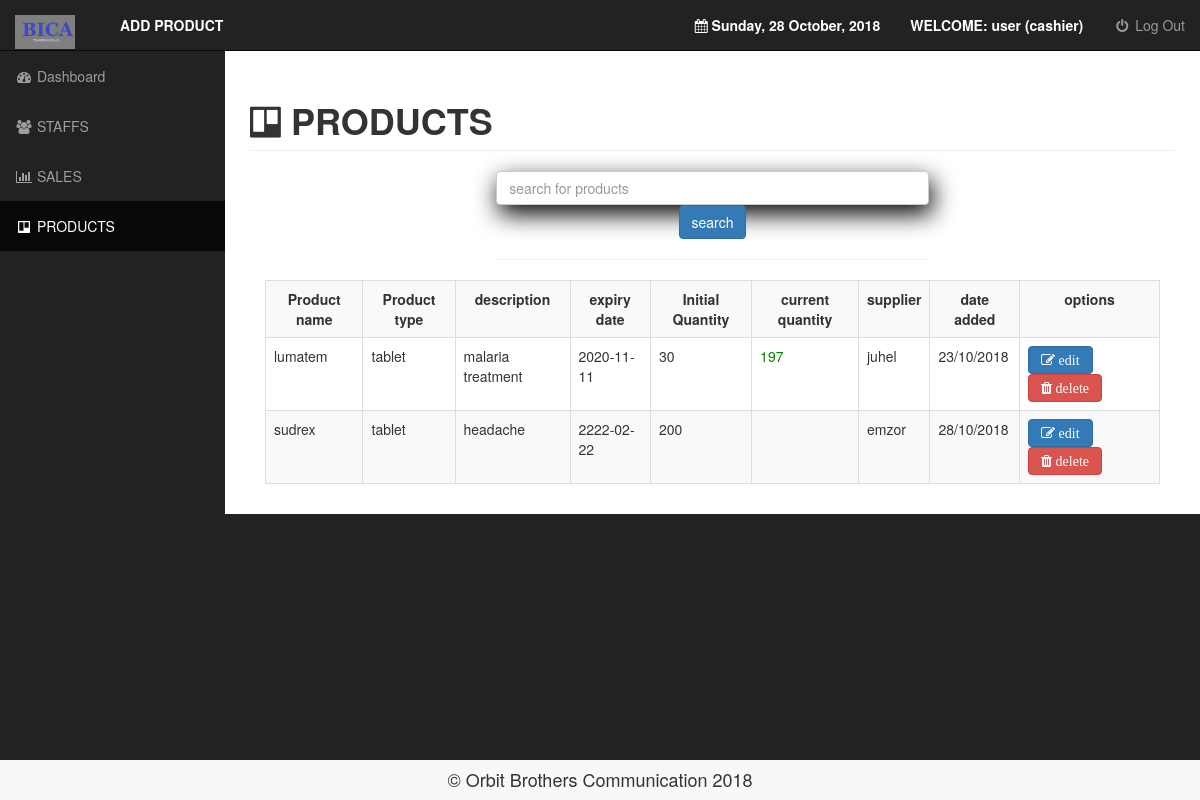
Page /panel/admin/products.php (signed in) on the committed database.
### tables this page shows
CREATE TABLE IF NOT EXISTS `users` (
  `id` int(11) NOT NULL AUTO_INCREMENT,
  `fullname` varchar(40) DEFAULT NULL,
  `username` varchar(20) DEFAULT NULL,
  `password` varchar(20) DEFAULT NULL,
  `state` varchar(20) DEFAULT NULL,
  `town` varchar(20) DEFAULT NULL,
  `village` varchar(20) DEFAULT NULL,
  `house_address` varchar(100) DEFAULT NULL,
  `date_of_birth` varchar(10) DEFAULT NULL,
  `phone` varchar(20) DEFAULT NULL,
  `position` varchar(20) DEFAULT NULL,
  `date_added` varchar(10) DEFAULT NULL,
  PRIMARY KEY (`id`)
);

CREATE TABLE IF NOT EXISTS `products` (
  `id` int(11) NOT NULL AUTO_INCREMENT,
  `product_name` varchar(20) DEFAULT NULL,
  `product_type` varchar(20) DEFAULT NULL,
  `product_description` varchar(40) DEFAULT NULL,
  `product_expiry_date` date DEFAULT NULL,
  `product_quantity` int(11) DEFAULT NULL,
  `current_quantity` int(11) DEFAULT NULL,
  `product_supplier` varchar(40) DEFAULT NULL,
  `cost_price` int(11) DEFAULT NULL,
  `selling_price` int(11) DEFAULT NULL,
  `date_added` varchar(10) DEFAULT NULL,
  PRIMARY KEY (`id`)
);

### panel/admin/view_products.php (the view)
<?php
include '../../links/db.php';
$view_products=mysqli_query($con, "SELECT * FROM products");
    echo "<div class='table-responsive'>";
    echo "<table class='table table-striped table-bordered table-hover'>";
    echo "<th class='text-center'>Product name</th>";
    echo "<th class='text-center'>Product type</th>";
    echo "<th class='text-center'>description</th>";
    echo "<th class='text-center'>expiry date</th>";
    echo "<th class='text-center'>Initial Quantity</th>";
    echo "<th class='text-center'>current quantity</th>";
    echo "<th class='text-center'>supplier</th>";
    echo "<th class='text-center'>date added</th>";
    echo "<th class='text-center'>options</th>";
while($row=mysqli_fetch_assoc($view_products)){
    $id=mysqli_real_escape_string($con, $row['id']);
    $pn=mysqli_real_escape_string($con, $row['product_name']);
    $pt=mysqli_real_escape_string($con, $row['product_type']);
    $pd=mysqli_real_escape_string($con, $row['product_description']);
    $ped=mysqli_real_escape_string($con, $row['product_expiry_date']);
    $pq=mysqli_real_escape_string($con, $row['product_quantity']);
    $pc_q=mysqli_real_escape_string($con, $row['current_quantity']);
    $ps=mysqli_real_escape_string($con, $row['product_supplier']);
    $da=mysqli_real_escape_string($con, $row['date_added']);
    echo "<tr>";
    echo "<td>".$pn."</td>";
    echo "<td>".$pt."</td>";
    echo "<td>".$pd."</td>";
    echo "<td>".$ped."</td>";
    echo "<td>".$pq."</td>";
    if($pc_q < 10){
        echo "<td style='color:red;'>".$pc_q."</td>";
    }elseif($pc_q > 10){
        echo "<td style='color:green;'>".$pc_q."</td>";
    }else{
        echo "<td style='color:red;'>out of stock</td>";
    }
    echo "<td>".$ps."</td>";
    echo "<td>".$da."</td>";
    echo "<td><a href='#edit' onclick='passId($id)' data-toggle='modal'><i class='fa fa-edit btn btn-primary'> edit</i></a>&nbsp   <a href='products.php?delete_product_id=$id'><i class='fa fa-trash btn btn-danger' style='color:white'> delete</i></a></td>";
    echo "</tr>";
}
    echo "</table>";
    echo "</div>";
?>

### panel/admin/products.php (shortened to what this page needs)
<?php
include '../../links/db.php';
$user=$_SESSION['username'];
?>
<!DOCTYPE html>
<html lang="en">
<head>
    <link href="../../assets/css/bootstrap.min.css" rel="stylesheet">
    <link href="../../assets/css/sb-admin.css" rel="stylesheet">
    <link href="../../assets/css/plugins/morris.css" rel="stylesheet">
    <link href="../../assets/font-awesome/css/font-awesome.min.css" rel="stylesheet" type="text/css">
</head>
<body>
    <div id="wrapper">
        <nav class="navbar navbar-inverse navbar-fixed-top" role="navigation">
            <div class="navbar-header">
                <a class="navbar-brand" href="index.php"><img src="../../assets/img/logo.png" alt="BICA" width="60"></a>
            </div>
            <ul class="nav navbar-left top-nav">
              <li><a href="#" data-toggle="modal" data-target="#add_product" style="color:white;"><b>ADD PRODUCT</b></a></li>
            </ul>
            <ul class="nav navbar-right top-nav">
                <li><a style="color:white;"><b><?php echo "<i class='fa fa-calendar'></i> ". date('l, d F, Y'); ?></b></a></li>
                <li><a style="color:white;"><b>WELCOME: <?php echo $user." ";
                $pos=mysqli_query($con, "SELECT position FROM users WHERE username='$user' ");
                $row=mysqli_fetch_assoc($pos);
                $posi=mysqli_real_escape_string($con, $row['position']);
                echo "(".$posi.")"; ?></b></a></li>
                <li><a href="logout.php"><i class="fa fa-fw fa-power-off"></i> Log Out</a></li>
            </ul>
            <div class="collapse navbar-collapse navbar-ex1-collapse">
                <ul class="nav navbar-nav side-nav">
                    <li>
                        <a href="index.php"><i class="fa fa-fw fa-dashboard"></i> Dashboard</a>
                    </li>
                    <li>
                        <a href="users.php"><i class="fa fa-fw fa-group"></i> STAFFS</a>
                    </li>
                    <li>
                        <a href="sales.php"><i class="fa fa-fw fa-bar-chart"></i> SALES</a>
                    </li>
                    <li class="active">
                        <a href="products.php"><i class="fa fa-fw fa-trello"></i> PRODUCTS</a>
                    </li>
                </ul>
            </div>
        </nav>
        <div id="page-wrapper">
            <div class="container-fluid">
                <div class="row">
                    <div class="col-lg-12">
                        <h1 class="page-header">
                        <i class="fa fa-trello fa-fx5"></i><b> PRODUCTS</b>
                        </h1>
                    </div>
                </div>
                <div class="col-md-6 col-md-offset-3 text-center">
                    <form action="<?php echo htmlspecialchars($_SERVER['PHP_SELF']); ?>" method="get" class="">
                    <input type="search" name="search_products" id="" class="form-control" placeholder="search for products" style="box-shadow:3px 9px 25px black;">
                    <input type="submit" value="search" name="search" class="btn btn-primary"> <hr>
                    </form>
                </div>
                <div class="col-md-12">
                    <?php include 'search_products.php'; ?>
                </div>
            </div>
        </div>
    </div>
    <footer class="navbar-default navbar-fixed-bottom text-center"><h4><?php echo "&copy Orbit Brothers Communication ". date('Y'); ?></h4></footer>
</body>
</html>

### panel/admin/search_products.php
<?php
include '../../links/db.php';
if(isset($_GET['search'])){
    if(!empty($_GET['search_products'])){
        $sp=mysqli_real_escape_string($con, $_GET['search_products']);
        $s_p=mysqli_query($con, "SELECT * FROM products WHERE  product_name like '%$sp%' or product_type like '%$sp%'
        or product_description like '%$sp%'  ");
            echo "<div class='table-responsive'>";
            echo "<table class='table table-striped table-bordered table-hover'>";
            echo "<th class='text-center'>Product name</th>";
            echo "<th class='text-center'>Product type</th>";
            echo "<th class='text-center'>description</th>";
            echo "<th class='text-center'>expiry date</th>";
            echo "<th class='text-center'>Initial Quantity</th>";
            echo "<th class='text-center'>current quantity</th>";
            echo "<th class='text-center'>supplier</th>";
            echo "<th class='text-center'>date added</th>";
            echo "<th class='text-center'>options</th>";
        while($row=mysqli_fetch_assoc($s_p)){
            $id=mysqli_real_escape_string($con, $row['id']);
            $pn=mysqli_real_escape_string($con, $row['product_name']);
            $pt=mysqli_real_escape_string($con, $row['product_type']);
            $pd=mysqli_real_escape_string($con, $row['product_description']);
            $ped=mysqli_real_escape_string($con, $row['product_expiry_date']);
            $pq=mysqli_real_escape_string($con, $row['product_quantity']);
            $ps=mysqli_real_escape_string($con, $row['product_supplier']);
            $da=mysqli_real_escape_string($con, $row['date_added']);
            $rq=mysqli_real_escape_string($con, $row['current_quantity']);
            echo "<tr>";
            echo "<td>".$pn."</td>";
            echo "<td>".$pt."</td>";
            echo "<td>".$pd."</td>";
            echo "<td>".$ped."</td>";
            echo "<td>".$pq."</td>";
            if($rq > 9){
                echo "<td style='color:green;'>".$rq."</td>";
            }elseif($rq < 10){
                echo "<td style='color:red;'>".$rq."</td>";
            }
            echo "<td>".$ps."</td>";
            echo "<td>".$da."</td>";
            echo "<td><a href='#edit' onclick='passId($id)' data-toggle='modal'><i class='fa fa-edit fa-fw'></i></a>  &nbsp   <a href='products.php?delete_product_id=$id'><i class='fa fa-trash' style='color:red'></i></a></td>";
            echo "</tr>";
        }
            echo "</table>";
            echo "</div>";
    }else{
        include 'view_products.php';
    }
}else{
    include 'view_products.php';
}
?>

### assets/css/sb-admin.css (style rules this page uses)
body { margin-top: 100px; background-color: #222; }
@media (min-width:768px) { body { margin-top: 50px; } }
#wrapper { padding-left: 0; }
#page-wrapper { width: 100%; padding: 0; background-color: #fff; }
@media (min-width:768px) { #wrapper { padding-left: 225px; } }
@media (min-width:768px) { #page-wrapper { padding: 10px; } }
.top-nav { padding: 0 15px; }
.top-nav>li { display: inline-block; float: left; }
.top-nav>li>a { padding-top: 15px; padding-bottom: 15px; line-height: 20px; color: #999; }
@media (min-width:768px) { .side-nav { position: fixed; top: 51px; left: 225px; width: 225px; margin-left: -225px; border: none; border-radius: 0; overflow-y: auto; background-color: #222; bottom: 0; overflow-x: hidden; padding-bottom: 40px; } }
@media (min-width:768px) { .side-nav>li>a { width: 225px; } }

### rows in the picture
users: position "cashier"
products: product_name "lumatem", product_type "tablet", product_description "malaria treatment", product_expiry_date "2020-11-11", product_quantity "30", current_quantity "197", product_supplier "juhel", date_added "23/10/2018"
products: product_name "sudrex", product_type "tablet", product_description "headache", product_expiry_date "2222-02-22", product_quantity "200", product_supplier "emzor", date_added "28/10/2018"

### other values in the picture
$user "user"
